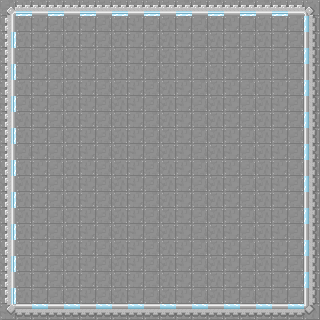

This is a level from a 2D game, rendered from its Tiled map with the project's own tilesets. A one-line summary and the map file follow, with tile-layer data summarised:
An orthogonal 20x20 tile map with 16x16 px tiles, 2 tile layers (bg, main) and 2 objects (entities.Hero, entities.LaserPill).

<map version="1.0" orientation="orthogonal" renderorder="right-down" width="20" height="20" tilewidth="16" tileheight="16">
 <properties>
  <property name="levelNum" value="11" />
 </properties>
 <tileset firstgid="1" source="TileSet.tsx" />
 <layer name="bg" width="20" height="20">
  <data>[400 cells, 400 non-empty, 3 distinct tile ids]</data>
 </layer>
 <layer name="main" width="20" height="20">
  <data>[400 cells, 76 non-empty, 12 distinct tile ids]</data>
 </layer>
 <objectgroup name="objects">
  <object name="Hero" type="entities.Hero" gid="4" x="152" y="173.5">
   <properties>
    <property name="hasFocus" value="true" />
   </properties>
  </object>
  <object name="pill" type="entities.LaserPill" gid="4" x="152" y="193">
   <properties>
    <property name="color" value="2" />
   </properties>
  </object>
 </objectgroup>
</map>
